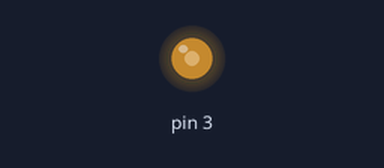
Simulated run of this sketch. Board: Arduino Uno, built with avr-gcc and run on an emulated ATmega328P. Parts: output pins drawn as LEDs (lit = HIGH).

Above: at 0.1 s.
Timing chart, 0 to 1.6 s (numbered marks = the images above):
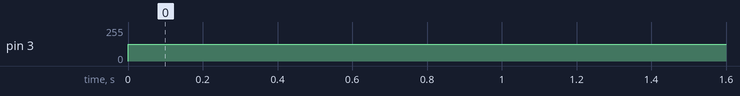

The sketch:

test_intensite_led.ino
```cpp
void setup() {
  // put your setup code here, to run once:

}

void loop() {
  analogWrite(3,127);
  delay(1000);

}
```

Measured:
- by itself, pin 3: 0/255 → 127/255 at 0.00 s
